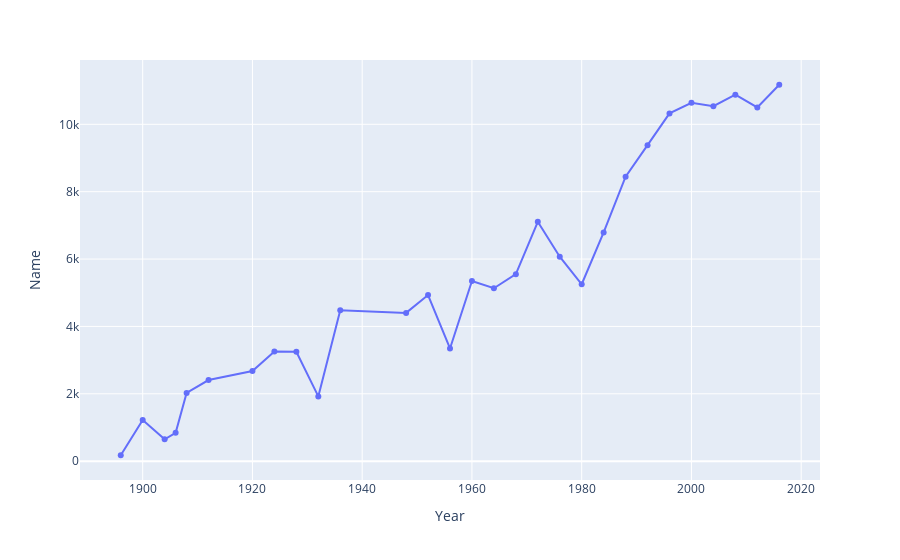

Notebook code for this chart:
### Code cell
nations_over_time = df.drop_duplicates(['Year','Name'])['Year'].value_counts().sort_index().reset_index()
nations_over_time.columns = ['Year','Name']
fig = px.line(nations_over_time, x="Year", y="Name", markers=True)
fig.show()

### Figure 1 — Plotly figure (JSON) as saved in the notebook; plotly's stock layout.template omitted (floating-point values rounded to 4 significant figures)
{"data": [{"hovertemplate": "Year=%{x}<br>Name=%{y}<extra></extra>", "legendgroup": "", "line": {"color": "#636efa", "dash": "solid"}, "marker": {"symbol": "circle"}, "mode": "lines+markers", "name": "", "orientation": "v", "showlegend": false, "type": "scatter", "x": [1896, 1900, 1904, 1906, 1908, 1912, 1920, 1924, 1928, 1932, 1936, 1948, 1952, 1956, 1960, 1964, 1968, 1972, 1976, 1980, 1984, 1988, 1992, 1996, 2000, 2004, 2008, 2012, 2016], "xaxis": "x", "y": [176, 1220, 650, 841, 2024, 2409, 2675, 3256, 3246, 1922, 4482, 4402, 4931, 3346, 5348, 5134, 5552, 7105, 6070, 5252, 6791, 8443, 9380, 10324, 10639, 10537, 10880, 10502, 11174], "yaxis": "y"}], "layout": {"legend": {"tracegroupgap": 0}, "margin": {"t": 60}, "xaxis": {"anchor": "y", "domain": [0, 1], "title": {"text": "Year"}}, "yaxis": {"anchor": "x", "domain": [0, 1], "title": {"text": "Name"}}}}
